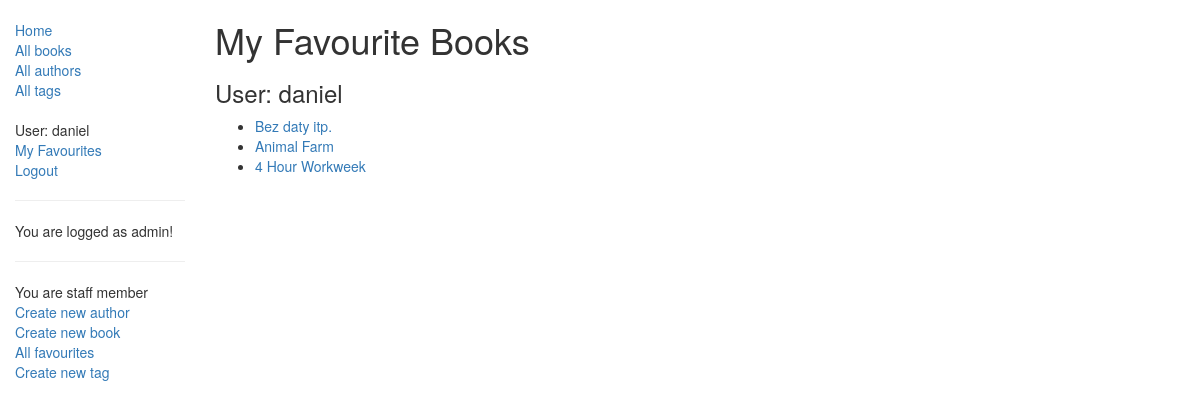
/libraryapp/favbooks/ (signed in), run on an earlier commit of the app's database.
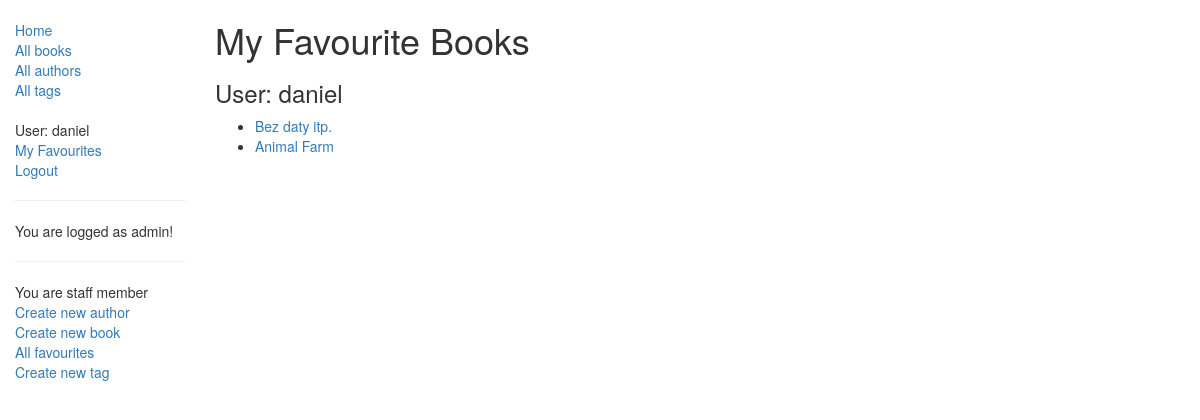
And on a later commit of the database.
### libraryapp/models.py (models this page shows, shortened)
class FavouriteBook(models.Model):
    book = models.ForeignKey('Book', on_delete=models.SET_NULL, null=True)
    liking = models.ForeignKey(User, on_delete=models.SET_NULL, null=True, blank=True)
    class Meta:
        ordering = ['-id']
        permissions = (("can_view_all_favourites", "See favourites"),
                     ("can_edit", "Edit book"),
                     ("can_mark_as_favourite", "Set book as favourite"),)
        unique_together = (('book', 'liking'),)

class Book(models.Model):
    title = models.CharField(max_length=200)
    author = models.ForeignKey('Author', on_delete=models.SET_NULL, null=True)
    summary = models.TextField(max_length=1000, help_text='Enter a brief description of the book', blank=True)
    tag = models.ManyToManyField(Tag, help_text='Select a tags for this book', blank=True)
    genre = models.ForeignKey('Genre', on_delete=models.SET_NULL, null=True, blank=True)
    language = models.ForeignKey('Language', on_delete=models.SET_NULL, null=True, blank=True)
    formats = (
    	('p', 'Paperback'),
    	('e', 'Ebook'),
    	('a', 'Audiobook'),
    	)
    book_format = models.CharField(max_length=1, choices=formats, blank=True, default='p', help_text='Book format')
    read_date = models.DateField(help_text='Enter a read date in the past', null=True, blank=True)
    class Meta:
        ordering = ['-id']
    def __str__(self):
        return self.title

### libraryapp/views.py (the view)
# urls.py: path('favbooks/', views.FavouriteBookListView.as_view(), name='favbooks'),
class FavouriteBookListView(LoginRequiredMixin, generic.ListView):
    model = FavouriteBook
    permission_required = 'libraryapp.can_mark_as_favourite'
    template_name ='libraryapp/favouritebook_list.html'
    paginate_by = 10
    def get_queryset(self):
        return FavouriteBook.objects.filter(liking=self.request.user)

### libraryapp/templates/libraryapp/favouritebook_list.html
{% extends "base_generic.html" %}
{% block content %}
    <h1>My Favourite Books</h1>
    <h3>User: {{ user.get_username }}</h3>
    {% if favouritebook_list %}
    <ul>
      {% for favbook in favouritebook_list %}
        <li><a href="{% url 'favbook-detail' favbook.id %}">{{ favbook.book }}</a></li>
      {% endfor %}
    </ul>
    {% else %}
      <p>There are no favourite books.</p>
    {% endif %}
{% endblock %}

What changed in the data, as far as the page shows it:
removed FavouriteBook: book "4 Hour Workweek"
